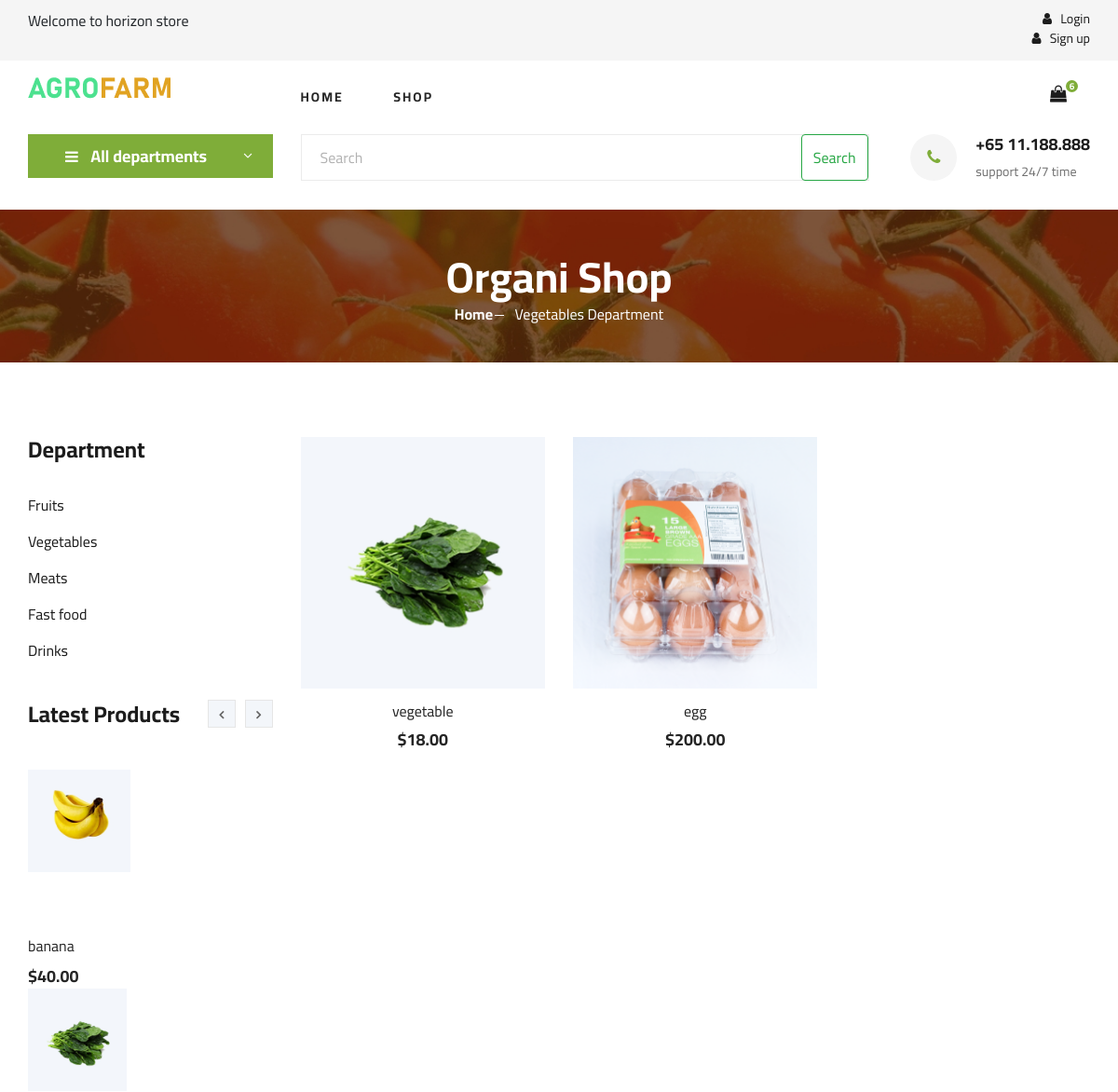
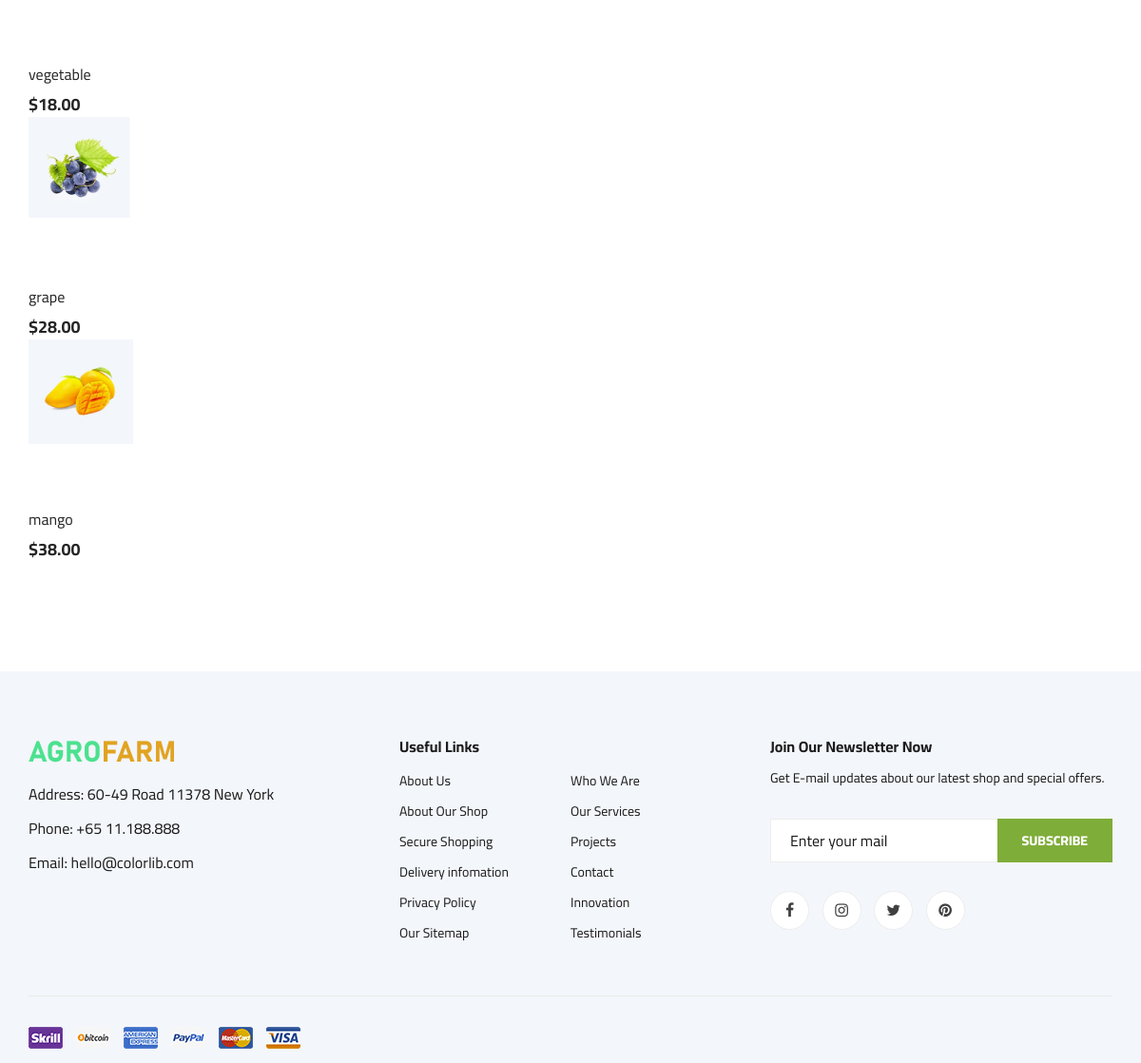
The app's page /vegetablespage with its own data (2 pictures, top to bottom).
### appusers/models.py (models this page shows, shortened)
class Cart(models.Model):
    user = models.ForeignKey(User, on_delete=models.CASCADE)
    completed = models.BooleanField(default=False)
    discounted_price = models.DecimalField(max_digits=10, decimal_places=2, default=0)
    @property
    def num_of_items(self):
        return sum(item.quantity for item in self.cartitems.all())

class CartItem(models.Model):
    product = models.ForeignKey(Products, on_delete=models.CASCADE, related_name='items', default=True)
    cart = models.ForeignKey(Cart, on_delete=models.CASCADE, related_name='cartitems', default=True)
    quantity = models.IntegerField(default=0)

class Products(models.Model):
    ALL_DEPARTMENT = [
    ("fruits", "fruits"),
    ("vegetables", "vegetables"),
    ("meats", "meats"),
    ("fast foods", "fast foods"),
    ("drinks", "drinks"),
    ]
    ALL_PRODUCT_TYPE = [
    ("featured products", "featured products"),
    ("latest products", "latest products"),
    ("top reated products", "top reated products"),
    ("review products", "review products"),
    ("sales off", "sales off"),
    ]
    id = models.PositiveIntegerField(primary_key=True)
    item_photo = models.ImageField(upload_to='products')
    name = models.CharField(max_length=20)
    price = models.DecimalField(max_digits=10, decimal_places=2, default=0)
    department = models.CharField(blank=True, max_length=10, choices=ALL_DEPARTMENT)
    producttype = models.CharField(blank=True, max_length=30, choices=ALL_PRODUCT_TYPE)
    shipping = models.CharField(blank=True, max_length=20)
    avaliabilty = models.CharField(blank=True, max_length=20)
    weight = models.CharField(blank=True, max_length=20)
    description = models.TextField(blank=True, max_length=200)
    information = models.TextField(blank=True, max_length=200)
    reviews = models.TextField(blank=True, max_length=200)
    discount = models.CharField(blank=True, max_length=20)
    old_price = models.CharField(blank=True, max_length=20)

### appusers/views.py (the view)
# urls.py: path('vegetablespage', Vegetables,name='vegetables_page' ),
def Vegetables(request):
    latest = Products.objects.filter(producttype="latest products")
    products = Products.objects.filter(department="vegetables")
    paginator = Paginator(products, 4)  # Display 10 items per page
    page_number = request.GET.get('vegetables')  # Assuming the URL parameter is 'page'
    page_obj = paginator.get_page(page_number)
    if request.user.is_authenticated:
        global cart
        cart, created = Cart.objects.get_or_create(user=request.user, completed=False)
    data={
    'latest':latest, 'products':products, 'cart':cart, 'page_obj':page_obj
    }
    return render(request, 'vegetablespage.html', data)

### templates/vegetablespage.html (shortened to what this page needs)
{% extends 'base.html' %}
{% load static %}
{% block pages %}
    <section class="breadcrumb-section set-bg" data-setbg="{% static 'img/breadcrumb.jpg' %}">
        <div class="container">
            <div class="row">
                <div class="col-lg-12 text-center">
                    <div class="breadcrumb__text">
                        <h2>Organi Shop</h2>
                        <div class="breadcrumb__option">
                            <a href="./index.html">Home</a>
                            <span>Vegetables Department</span>
                        </div>
                    </div>
                </div>
            </div>
        </div>
    </section>
    <section class="product spad">
        <div class="container">
            <div class="row">
                <div class="col-lg-3 col-md-5">
                    <div class="sidebar">
                        <div class="sidebar__item">
                            <h4>Department</h4>
                            <ul>
                                <li><a href="/fruitspage">Fruits</a></li>
                            <li><a href="/vegetablespage">Vegetables</a></li>
                            <li><a href="/meatpage">Meats</a></li>
                            <li><a href="/fastfoodpage">Fast food</a></li>
                            <li><a href="/drinkspage">Drinks</a></li>
                            </ul>
                        </div>
                        <div class="sidebar__item">
                            <div class="latest-product__text">
                                <h4>Latest Products</h4>
                                <div class="latest-product__slider owl-carousel">
                                    <div class="latest-prdouct__slider__item">
                                      	{% for x in latest %}
										<a href="#" class="latest-product__item">
											<div class="latest-product__item__pic">
												<img src="{{ x.item_photo.url }}" alt="">
											</div>
											<div class="latest-product__item__text">
												<h6><a href="shopdetails{{ x.id }}" class="nam" ></a>{{ x.name }}</h6>
												<span>${{ x.price }}</span>
											</div>
										</a>
										{% endfor %}
                                    </div>
                                </div>
                            </div>
                        </div>
                    </div>
                </div>
                <div class="col-lg-9 col-md-7">
                    <div class="row">
					    {% for x in page_obj %}
                        <div class="col-lg-4 col-md-6 col-sm-6">
                            <div class="product__item">
                                <div class="product__item__pic set-bg" data-setbg="{{ x.item_photo.url }}">
                                </div>
                                <div class="product__item__text">
                                    <h6><a href="shopdetails{{ x.id }}">{{ x.name }}</a></h6>
                                    <h5>${{ x.price }}</h5>
                                </div>
                            </div>
                        </div>
						{% endfor %}
                    </div>
                    <div class="product__pagination">
                    </div>
                </div>
            </div>
        </div>
    </section>
	{% endblock %}

### templates/base.html (shortened to what this page needs)
{% load static %}
<!DOCTYPE html>
<html lang="zxx">
<head>
    <link rel="stylesheet" href="{% static 'css/bootstrap.min.css' %}" type="text/css">
    <link rel="stylesheet" href="{% static 'css/font-awesome.min.css' %}" type="text/css">
    <link rel="stylesheet" href="{% static 'css/elegant-icons.css' %}" type="text/css">
    <link rel="stylesheet" href="{% static 'css/nice-select.css' %}" type="text/css">
    <link rel="stylesheet" href="{% static 'css/jquery-ui.min.css' %}" type="text/css">
    <link rel="stylesheet" href="{% static 'css/owl.carousel.min.css' %}" type="text/css">
    <link rel="stylesheet" href="{% static 'css/slicknav.min.css' %}" type="text/css">
    <link rel="stylesheet" href="{% static 'css/style.css' %}" type="text/css">
</head>
<body>
    <header class="header">
        <div class="header__top">
            <div class="container">
                <div class="row">
                    <div class="col-lg-6 col-md-6">
                        <div class="header__top__left">
                            <marquee><span> Welcome to horizon store </span></marquee>
                        </div>
                    </div>
                    <div class="col-lg-6 col-md-6">
                        <div class="header__top__right">
                            <div class="header__top__right__auth">
							{%if request.user.is_authenticated %}
							<a href="/logout"><i class="fa fa-user"></i> Logout</a>
                           <!-- <a href="/dashboard">
                            <button class="mr-4 btn">MARKET</button> </a>  -->
							{%else%}
						<span>	 <a href="/login"><i class="fa fa-user"></i> Login</a>
							 <a href="/signup"><i class="fa fa-user"></i> Sign up</a>  </span>
	                        {%endif%}
                            </div>
                        </div>
                    </div>
                </div>
            </div>
        </div>
        <div class="container">
            <div class="row">
                <div class="col-lg-3">
                    <div class="header__logo">
                        <a href="/"><img src="{% static 'img/logo.png' %}" alt=""></a>
                    </div>
                </div>
                <div class="col-lg-6">
                    <nav class="header__menu">
                        <ul>
                            <li ><a href="/">Home</a></li>
                            <li ><a href="/allproduct">Shop</a></li>
                        </ul>
                    </nav>
                </div>
                <div class="col-lg-3">
                    <div class="header__cart">
                        <ul>
                           <li><a href="/cart"><i class="fa fa-shopping-bag"></i> <span id="num_of_items">{{ cart.num_of_items }}</span></a></li>
                        </ul>
                    </div>
                </div>
            </div>
        </div>
    </header>
    <section class="hero hero-normal">
        <div class="container">
            <div class="row">
                <div class="col-lg-3">
                    <div class="hero__categories">
                        <div class="hero__categories__all">
                            <i class="fa fa-bars"></i>
                            <span>All departments</span>
                        </div>
                    </div>
                </div>
                <div class="col-lg-9">
                    <div class="hero__search">
                     <div class="hero__search__form">
                            <form class="d-flex" role="search" method="POST" action="/search">
								 <input
									class="form-control me-2"
									type="search"
									placeholder="Search"
									name="search_query"
									required aria-label="Search"
								 >
								 <button class="btn btn-outline-success" type="submit">Search</button>
                            </form>
                        </div>
                        <div class="hero__search__phone">
                            <div class="hero__search__phone__icon">
                                <i class="fa fa-phone"></i>
                            </div>
                            <div class="hero__search__phone__text">
                                <h5>+65 11.188.888</h5>
                                <span>support 24/7 time</span>
                            </div>
                        </div>
                    </div>
                </div>
            </div>
        </div>
    </section>
	{% block pages %}   {% endblock %}
    <footer class="footer spad">
        <div class="container">
            <div class="row">
                <div class="col-lg-3 col-md-6 col-sm-6">
                    <div class="footer__about">
                        <div class="footer__about__logo">
                            <a href="./index.html"><img src="{% static 'img/logo.png' %}" alt=""></a>
                        </div>
                        <ul>
                            <li>Address: 60-49 Road 11378 New York</li>
                            <li>Phone: +65 11.188.888</li>
                            <li>Email: hello@colorlib.com</li>
                        </ul>
                    </div>
                </div>
                <div class="col-lg-4 col-md-6 col-sm-6 offset-lg-1">
                    <div class="footer__widget">
                        <h6>Useful Links</h6>
                        <ul>
                            <li><a href="#">About Us</a></li>
                            <li><a href="#">About Our Shop</a></li>
                            <li><a href="#">Secure Shopping</a></li>
                            <li><a href="#">Delivery infomation</a></li>
                            <li><a href="#">Privacy Policy</a></li>
                            <li><a href="#">Our Sitemap</a></li>
                        </ul>
                        <ul>
                            <li><a href="#">Who We Are</a></li>
                            <li><a href="#">Our Services</a></li>
                            <li><a href="#">Projects</a></li>
                            <li><a href="#">Contact</a></li>
                            <li><a href="#">Innovation</a></li>
                            <li><a href="#">Testimonials</a></li>
                        </ul>
                    </div>
                </div>
                <div class="col-lg-4 col-md-12">
                    <div class="footer__widget">
                        <h6>Join Our Newsletter Now</h6>
                        <p>Get E-mail updates about our latest shop and special offers.</p>
                        <form action="#">
                            <input type="text" placeholder="Enter your mail">
                            <button type="submit" class="site-btn">Subscribe</button>
                        </form>
                        <div class="footer__widget__social">
                            <a href="#"><i class="fa fa-facebook"></i></a>
                            <a href="#"><i class="fa fa-instagram"></i></a>
                            <a href="#"><i class="fa fa-twitter"></i></a>
                            <a href="#"><i class="fa fa-pinterest"></i></a>
                        </div>
                    </div>
                </div>
            </div>
            <div class="row">
                <div class="col-lg-12">
                    <div class="footer__copyright">
                        <div class="footer__copyright__text"><p>
                        <div class="footer__copyright__payment"><img src="{% static 'img/payment-item.png' %}" alt=""></div>
                    </div>
                </div>
            </div>
        </div>
    </footer>
</body>
</html>

### records on screen
Cart: num_of_items "6"
Products: item_photo (picture), name "banana", price "40.00"
Products: item_photo (picture), name "vegetable", price "18.00", shows a picture
Products: item_photo (picture), name "grape", price "28.00"
Products: item_photo (picture), name "mango", price "38.00"
Products: shows a picture, name "egg", price "200.00"
